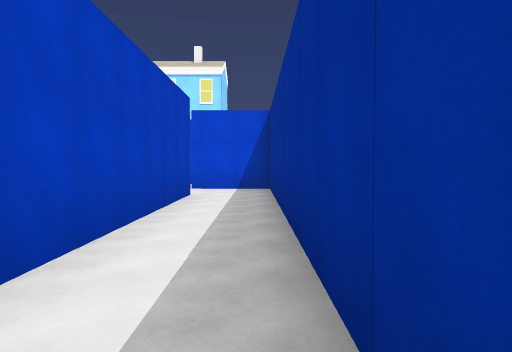
View 1 (above)

24 first-person views from a walk through a scene from a Unity 3-D project. The camera is 1.5 m above the floor, tilts 2° down and sees 70° across. The floor is counted in squares, 2.31 m on a side. Each view is taken from the middle of a square. On the plan, view 1 faces up. The plan holds only what a view shows up to about 10 squares ahead; the rest is blank. The place goes on beyond the plan. The player character is not drawn. Surface patterns are stand-ins for the level's own textures.

View 2
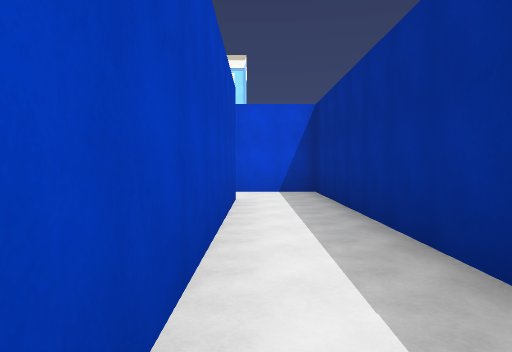

View 3
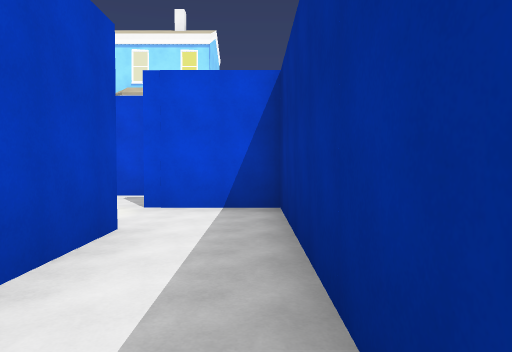

View 4
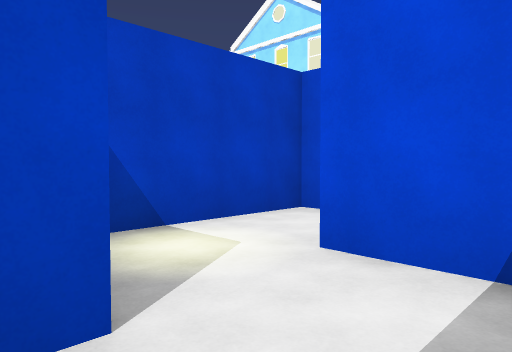

View 5
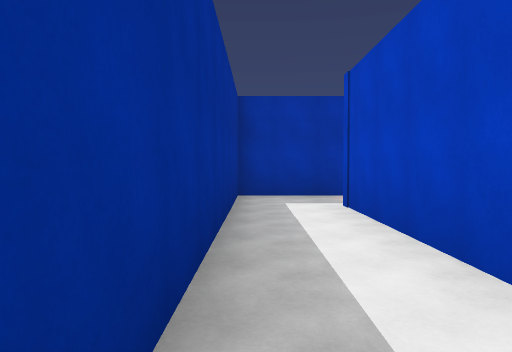

View 6
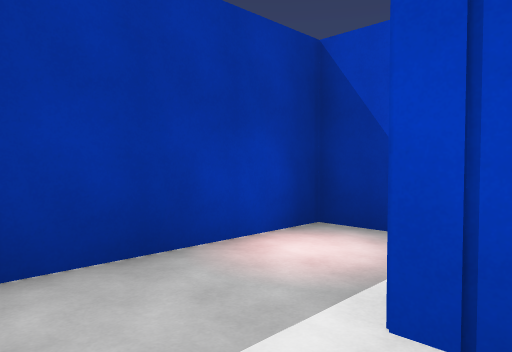

View 7
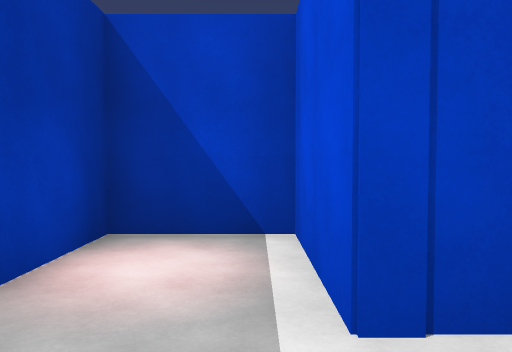

View 8
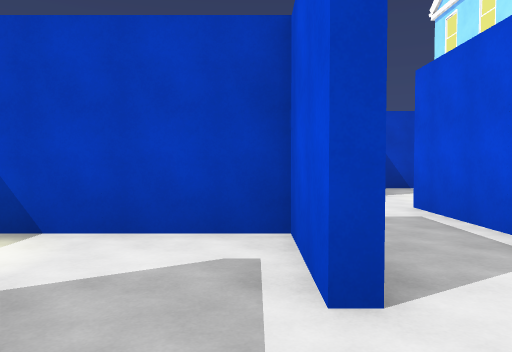

View 9
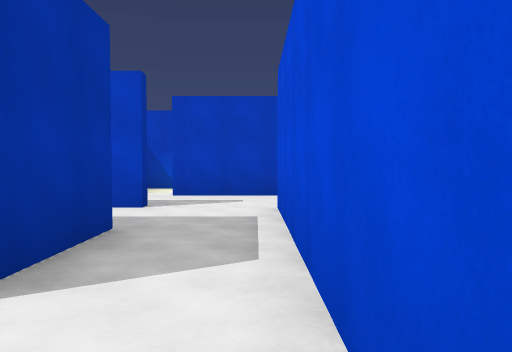

View 10
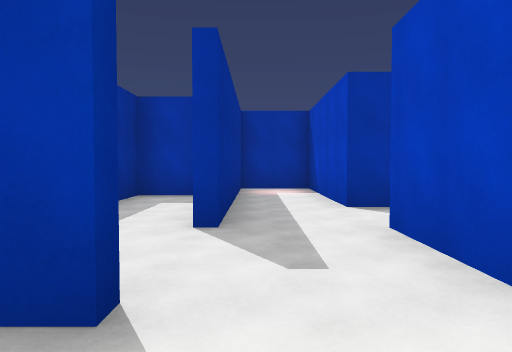

View 11
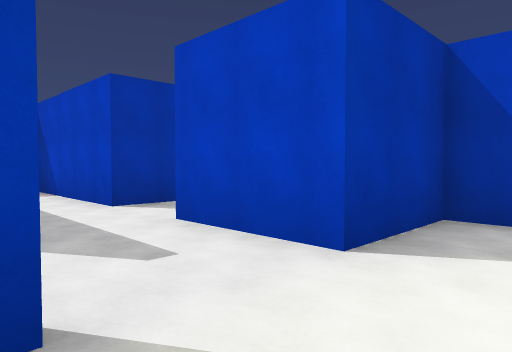

View 12
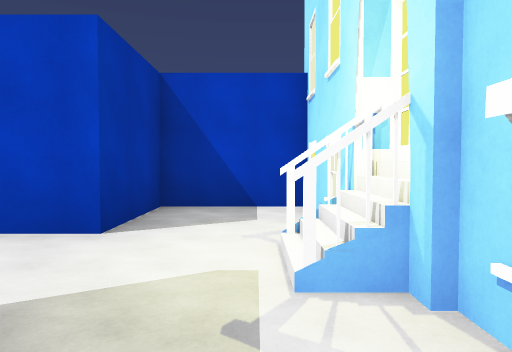

View 13
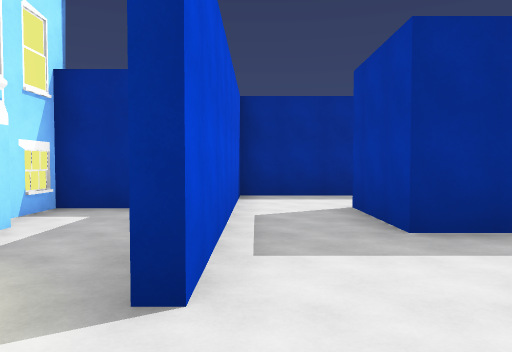

View 14
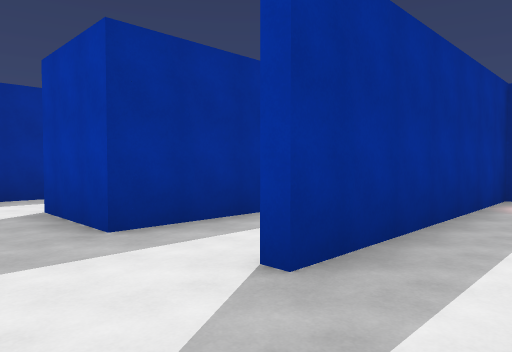

View 15
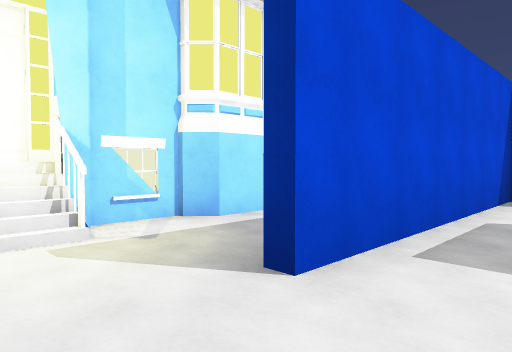

View 16
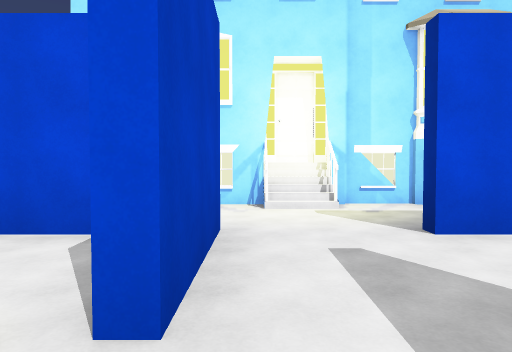

View 17
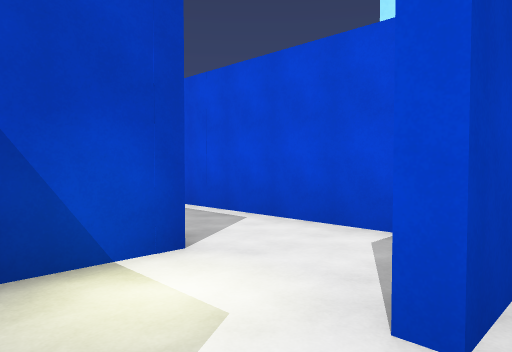

View 18
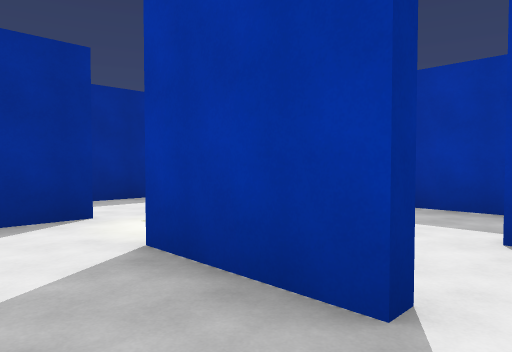

View 19
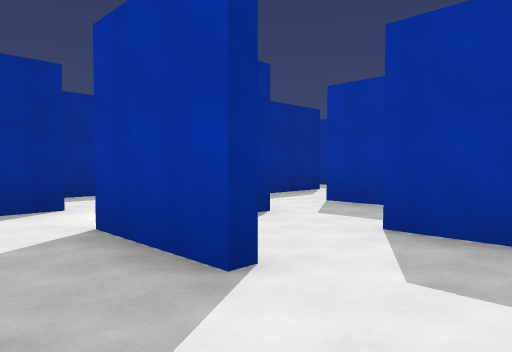

View 20
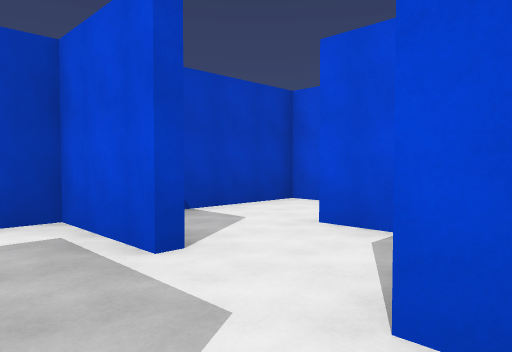

View 21
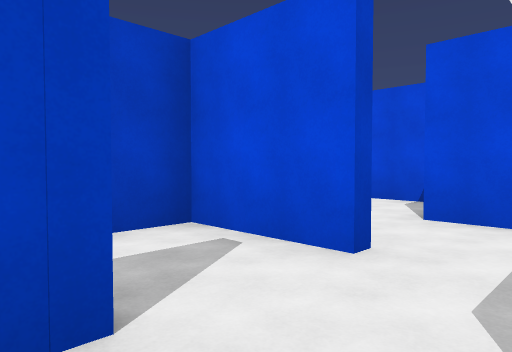

View 22
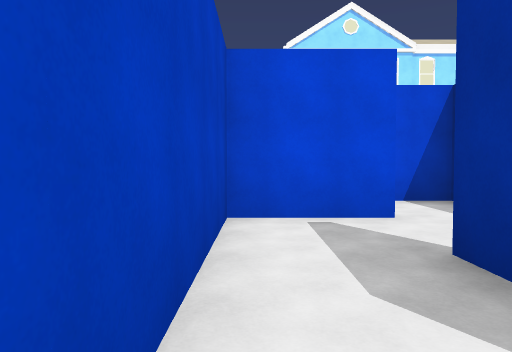

View 23
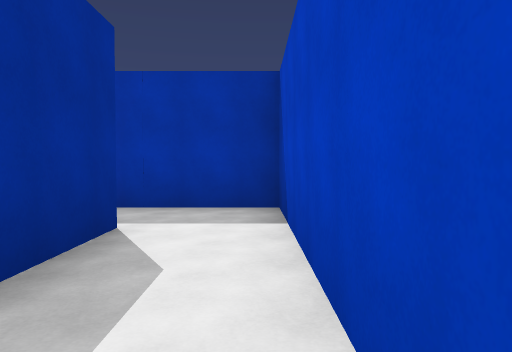

View 24
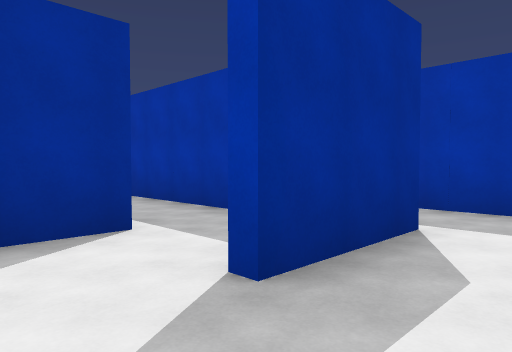

### Floor plan
Key: @ floor where view 1 was taken; # wall or solid block; . floor; B building.
Columns run from 14 left of view 1 to 1 right of it. Each row starts with its distance up from view 1.
 16     ###B######
 15     #........#
 14 #######..#######
 13 #.....#........#
 12 #..##.#...###..#
 11 #...#...#.#....#
 10 ###.###.#.#..###
  9 #.....#.#.#....#
  8   ###.#.#####..#
  7   #...#.#   #..#
  6   #...###   #..#
  5   #.#....   #..#
  4   #.#  #### #..#
  3   #...      #..#
  2   ####    ###..#
  1           #....#
  0           #...@#
 -1           ######

Positions as (right, up) in squares from view 1, and headings:
1: (0, 0), facing up
2: (-1, 1), facing up
3: (0, 4), facing up
4: (0, 7), facing up-left
5: (0, 7), facing down
6: (0, 2), facing down-left
7: (0, 1), facing left
8: (0, 11), facing left
9: (0, 13), facing left
10: (-6, 15), facing down
11: (-5, 15), facing down-left
12: (-4, 15), facing left
13: (-7, 13), facing right
14: (-7, 13), facing down-right
15: (-7, 12), facing up-right
16: (-7, 10), facing up
17: (-7, 10), facing up-left
18: (-12, 13), facing down-right
19: (-13, 13), facing down-right
20: (-9, 8), facing up-left
21: (-8, 5), facing up-left
22: (-11, 3), facing up
23: (-11, 7), facing down
24: (-11, 7), facing down-right
